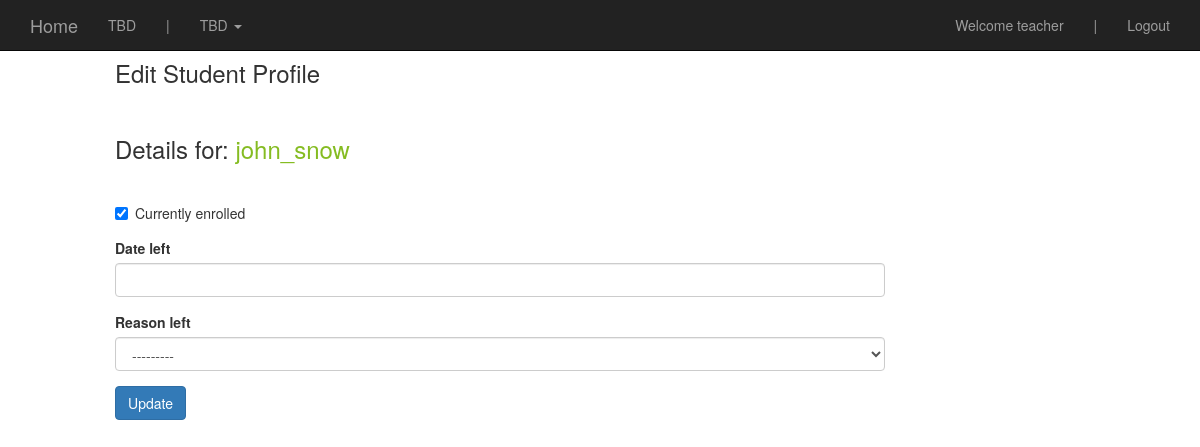
The page /unenroll_student_profile/8/ (signed in) on the database its author committed.
### students/models.py (models this page shows, shortened)
class Student(models.Model):
	registration_number = models.IntegerField(null=False, blank=False)
	first_name = models.CharField(max_length=255)
	last_name = models.CharField(max_length=255)
	GENDER_CHOICES = (
		('male', 'male'),
		('female', 'female'),
	)
	gender =  models.CharField(max_length=12, choices=GENDER_CHOICES, null=False, blank=False)
	date_of_birth = models.DateField(auto_now=False, auto_now_add=False)
	place_of_birth = models.CharField(max_length=255, null=True, blank=True)
	fathers_name = models.CharField(max_length=255, null=True, blank=True)
	mothers_name = models.CharField(max_length=255, null=True, blank=True)
	address_current =  models.CharField(max_length=255, null=True, blank=True)
	address_origin =  models.CharField(max_length=255, null=True, blank=True)
	contact_number =  models.CharField(max_length=255, null=True, blank=True)
	emergency_contact_number =  models.CharField(max_length=255, null=True, blank=True)
	date_joined = models.DateField(auto_now=False, auto_now_add=False)
	pkss_school = models.ForeignKey('schools.School')
	pkss_class = models.ForeignKey('classes.Class')
	enrollment_notes = models.TextField(max_length=2500, null=True, blank=True)
	fee_concession_percent = models.IntegerField(null=True, blank=True)
	currently_enrolled = models.BooleanField(default=True)
	date_left = models.DateField(auto_now=False, auto_now_add=False, null=True, blank=True)
	REASON_LEFT_CHOICES = (
		('gone_to_regular_school', 'gone_to_regular_school'),
		('started_work', 'started_work'),
		('returned_to_village', 'returned_to_village'),
		('returned_to_country', 'returned_to_country'),
		('changed_location', 'changed_location'),
		('stay_at_home', 'stay_at_home'),
		('other', 'other'),
	)
	reason_left =  models.CharField(max_length=30, choices=REASON_LEFT_CHOICES, null=True, blank=True)
	@property
	def full_name(self):
		return ''.join([self.first_name, '_', self.last_name])
	def __unicode__(self):
		return self.full_name

### students/views.py (the view, shortened to what this page needs)
# urls.py: url(r'^unenroll_student_profile/(?P<pk>\d+)/$', st.unenroll_student, name='unenroll_std_profile'),
@login_required
def unenroll_student(request, pk=None):
	std = get_object_or_404(Student, pk=pk)
	form = StudentUnenrollForm(request.POST or None, request.FILES or None, instance=std)
	context = {
		"form": form,
		"std": std,
	}
	return render(request, "unenroll_student.html", context)

### students/forms.py
class StudentUnenrollForm(forms.ModelForm):
	class Meta:
		model = Student
		fields = ["currently_enrolled", "date_left","reason_left"]
		widgets = {
			'date_left': DateWidget(usel10n=True, bootstrap_version=3)
		}

### templates/unenroll_student.html (shortened to what this page needs)
{% extends "base.html" %}
{% load crispy_forms_tags %}
{% url 'admin:jsi18n' as jsi18nurl %} <script type="text/javascript" src="{{ jsi18nurl }}"></script>
{% block content %}
<div class='col-sm-8 col-sm-offset-1'>
<h3> Edit Student Profile </h3>
<br>
<h3>Details for:  <z style="color:#85BC22"> {{std}} </z></h3>
<br>
	<form method='POST' action=''> {% csrf_token %}
	{{form|crispy}}
	<input class='btn btn-primary' type='submit' value='Update'/>
	</form>
</div>
{% endblock %}

### templates/navbar.html (shortened to what this page needs)
    <nav class="navbar navbar-inverse navbar-fixed-top">
      <div class="container">
        <div class="navbar-header">
          <a class="navbar-brand" href='{% url "user_homepage" %}'>Home</a>
        </div>
        <div id="navbar" class="navbar-collapse collapse">
        <ul class="nav navbar-nav">
                <li><a href=''>TBD</a></li>
                <li><a href=''>|</a></li>
                <li class="dropdown">
                <a href="#" class="dropdown-toggle" data-toggle="dropdown" role="button" aria-haspopup="true" aria-expanded="false"> TBD <span class="caret"></span></a>
              </li>
            </ul>
          <ul class="nav navbar-nav navbar-right">
          {% if request.user.is_authenticated  %}
            <li><a href=''>Welcome {{request.user}}</a></li>
             <li><a href=''>|</a></li>
              <li><a href='{% url "logout" %}'>Logout</a></li>
          {% endif %}
          </ul>
        </div>
      </div>
    </nav>

### static/css/base.css (style rules this page uses)
.navbar { margin-bottom:0; }

### rows shown on the page
Student: first_name+last_name "john_snow", currently_enrolled "☑", reason_left "---------"

### other values the page prints
{{ request.user }} "teacher"
